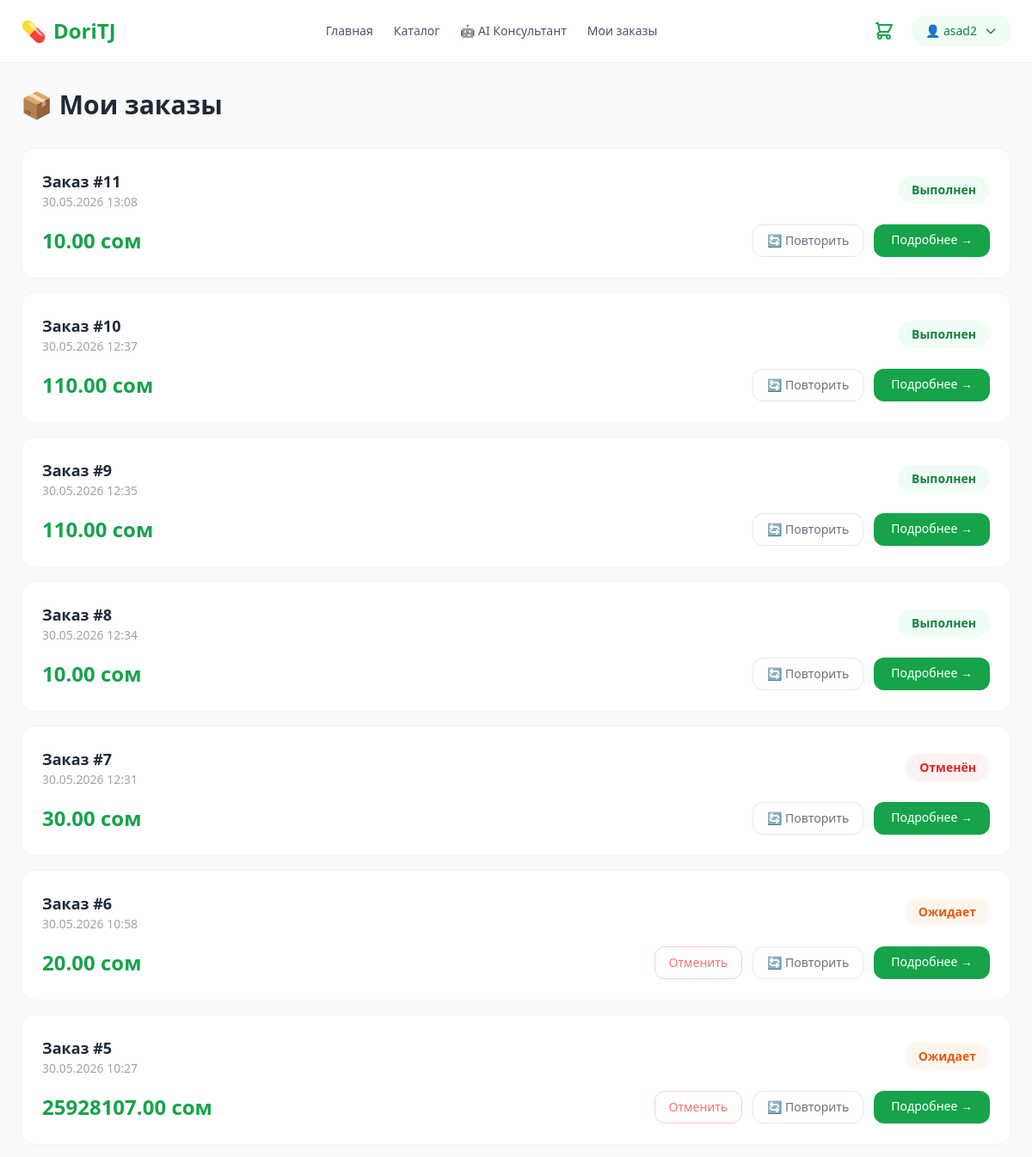
/orders/my-orders/ (signed in, upper part), run on an earlier commit of the app's database.
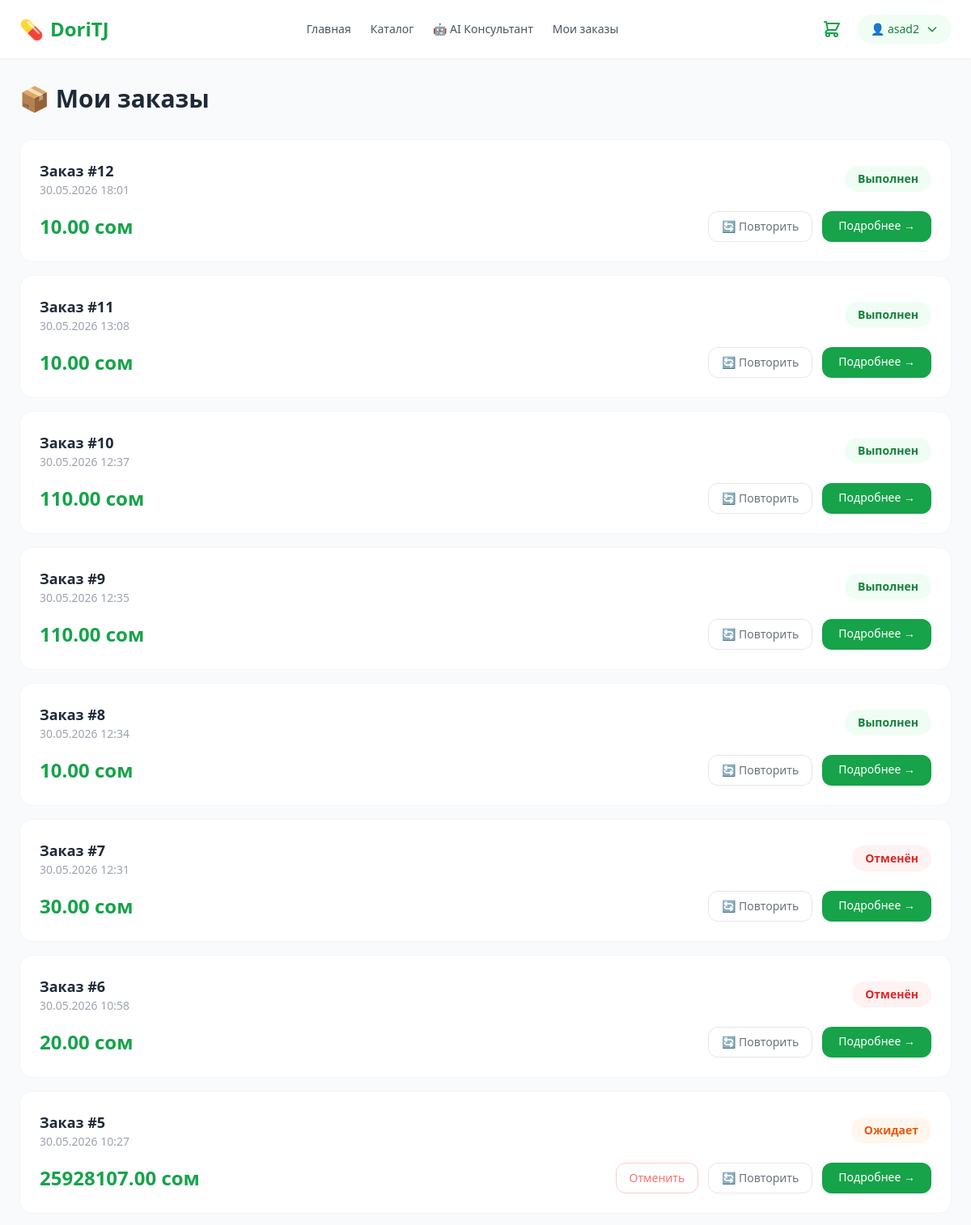
And on a later commit of the database.
### orders/models.py (models this page shows)
class Order(models.Model):
    STATUS_CHOICES = [
        ('pending', 'Ожидает'),
        ('confirmed', 'Подтверждён'),
        ('delivering', 'Доставляется'),
        ('done', 'Выполнен'),
        ('cancelled', 'Отменён'),
    ]
    user = models.ForeignKey(settings.AUTH_USER_MODEL, on_delete=models.CASCADE)
    address = models.TextField()
    status = models.CharField(max_length=20, choices=STATUS_CHOICES, default='pending')
    total = models.DecimalField(max_digits=10, decimal_places=2)
    prescription = models.ImageField(upload_to='prescriptions/', blank=True, null=True)
    created_at = models.DateTimeField(auto_now_add=True)

### orders/views.py (the view)
# urls.py: path('my-orders/', views.my_orders, name='my_orders'),
@login_required
def my_orders(request):
    orders = Order.objects.filter(
        user=request.user
    ).order_by('-created_at')
    return render(request, 'my_orders.html', {'orders': orders})

### accounts/backend.py (called while the page is built)
    def get_user(self, user_id):
        try:
            return User.objects.get(pk=user_id)
        except User.DoesNotExist:
            return None

### templates/my_orders.html
{% extends 'base.html' %}
{% block content %}
<h1 class="text-3xl font-bold text-gray-800 mb-8">📦 Мои заказы</h1>
{% for order in orders %}
<div class="bg-white rounded-2xl border border-gray-100 p-6 mb-4 hover:shadow-md transition">
    <div class="flex items-center justify-between mb-4">
        <div>
            <h3 class="font-bold text-gray-800 text-lg">Заказ #{{ order.pk }}</h3>
            <p class="text-gray-400 text-sm">{{ order.created_at|date:"d.m.Y H:i" }}</p>
        </div>
        <span class="px-4 py-1.5 rounded-full text-sm font-semibold
            {% if order.status == 'done' %}bg-green-50 text-green-700
            {% elif order.status == 'cancelled' %}bg-red-50 text-red-600
            {% elif order.status == 'delivering' %}bg-blue-50 text-blue-700
            {% else %}bg-orange-50 text-orange-600{% endif %}">
            {{ order.get_status_display }}
        </span>
    </div>
    <div class="flex items-center justify-between">
        <p class="text-2xl font-bold text-green-600">{{ order.total }} сом</p>
        <div class="flex gap-3">
            {% if order.status == 'pending' %}
                <a href="/orders/order/{{ order.pk }}/cancel/"
                   class="text-sm text-red-400 hover:text-red-600 border border-red-200 px-4 py-2 rounded-xl hover:border-red-400 transition">
                    Отменить
                </a>
            {% endif %}
            <a href="/orders/order/{{ order.pk }}/repeat/"
               class="text-sm text-gray-500 hover:text-green-600 border border-gray-200 px-4 py-2 rounded-xl hover:border-green-400 transition">
                🔄 Повторить
            </a>
            <a href="/orders/order/{{ order.pk }}/"
               class="text-sm bg-green-600 text-white px-5 py-2 rounded-xl hover:bg-green-700 transition">
                Подробнее →
            </a>
        </div>
    </div>
</div>
{% empty %}
<div class="text-center py-24">
    <div class="text-8xl mb-6">📦</div>
    <h2 class="text-2xl font-bold text-gray-700 mb-3">Заказов пока нет</h2>
    <a href="/catalog/" class="bg-green-600 text-white font-bold px-10 py-4 rounded-2xl hover:bg-green-700 transition text-lg">Перейти в каталог</a>
</div>
{% endfor %}
{% endblock %}

What changed in the data, as far as the page shows it:
added Order: pk "12", created_at "30.05.2026 18:01", status "Выполнен", total "10.00"
changed Order id 6: status "Ожидает" → "Отменён"; no longer shows "Отменить"
